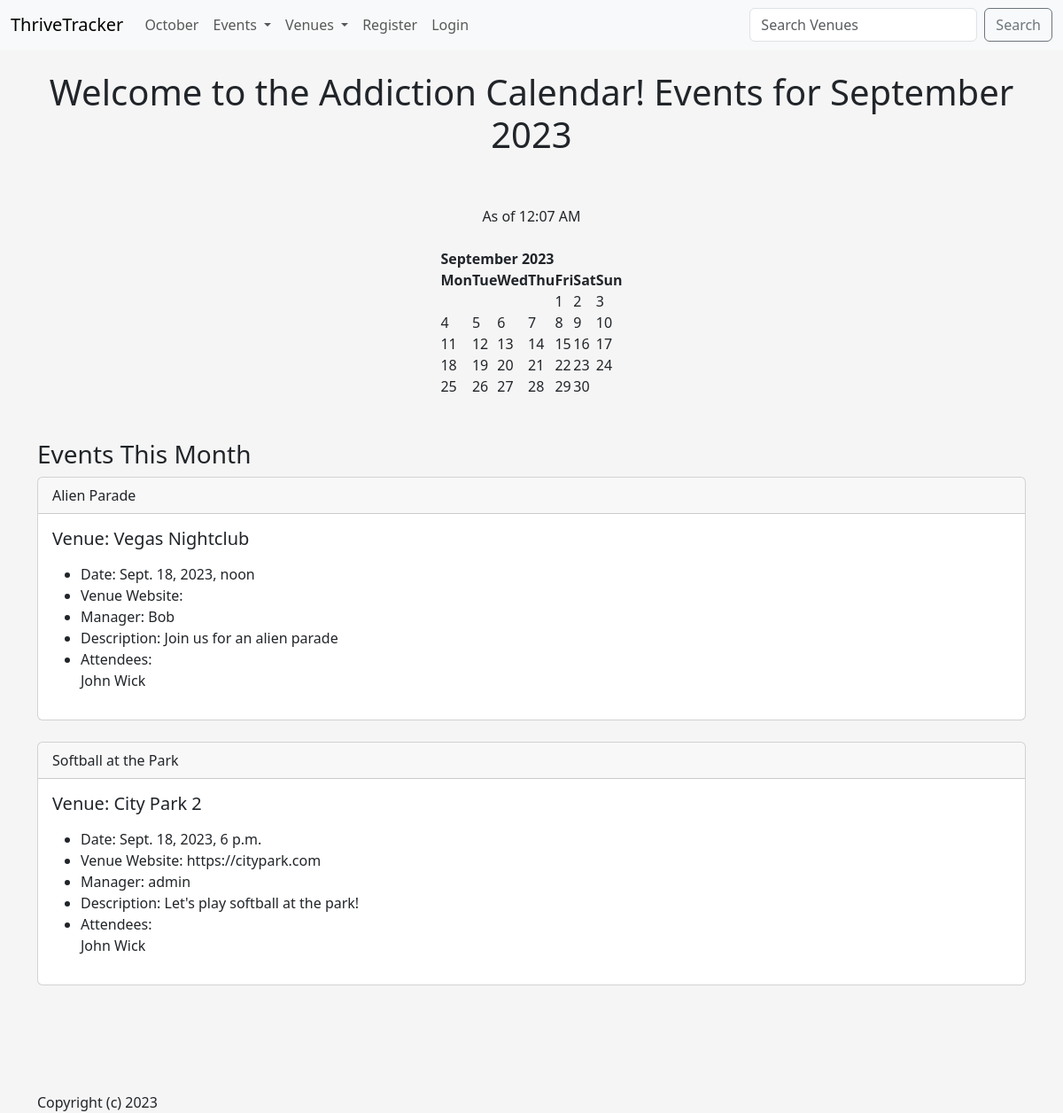
The page / on the database its author committed.
### addiction_calendar/models.py (models this page shows, shortened)
class Event(models.Model):
    name = models.CharField('Event Name', max_length=200)
    event_date = models.DateTimeField('Event Date')
    venue = models.ForeignKey(Venue, blank=True, null=True, on_delete=models.CASCADE)
    manager = models.ForeignKey(User, blank = True, null = True, on_delete=models.SET_NULL)
    description = models.TextField('Event Description', blank=True)
    attendees = models.ManyToManyField(ThriveTrackerUser, blank=True)
    approved = models.BooleanField('Aprroved', default=False)
    def __str__(self):
        return self.name

class Venue(models.Model):
    name = models.CharField('Venue Name', max_length=200)
    address = models.CharField('Venue Address', max_length=300)
    zip_code = models.CharField('Venue Zip Code', max_length=15)
    phone = models.CharField('Venue Phone', max_length=20, blank=True)
    web = models.URLField('Venue Website', blank=True)
    email_address = models.EmailField('Venue Email', blank=True)
    owner = models.IntegerField('Venue Owner', blank=False, default = 1)
    venue_image = models.ImageField('Venue Image', upload_to='images/', blank=True, null=True)
    def __str__(self):
        return self.name

class ThriveTrackerUser(models.Model):
    first_name = models.CharField('First Name', max_length=200)
    last_name = models.CharField('Last Name', max_length=200)
    username = models.CharField('Username', max_length=200)
    email = models.EmailField('Email Address')
    def __str__(self):
        return self.first_name + ' ' + self.last_name

### addiction_calendar/views.py (the view)
# urls.py: path('', views.home, name="home"),
def home(request, year=datetime.now().year, month=datetime.now().strftime('%B')):
    name = "Addiction Calendar"
    month = month.capitalize()
    month_number = list(calendar.month_name).index(month)
    month_number = int(month_number)
    cal = HTMLCalendar().formatmonth(year, month_number)
    now = datetime.now()
    current_year = now.year
    event_list = Event.objects.filter(
        event_date__year = year,
        event_date__month = month_number,
    )
    current_time = now.strftime("%I:%M %p")
    return render(request, 'addiction_events/home.html', {
        'name': name,
        'year': year,
        'month': month,
        'month_number': month_number,
        'cal': cal,
        'current_year': current_year,
        'current_time': current_time,
        'event_list': event_list,
        })

### addiction_calendar/templates/addiction_events/home.html (shortened to what this page needs)
{% extends 'addiction_events/base.html' %}
{% block content %}
    <center>
        <h1>Welcome to the {{name}}! Events for {{month}} {{year}}</h1>
        <br/><br/>
        As of {{ current_time }}
        <br/><br/>
        {{ cal|safe }}
        <br/><br/>
    </center>
        <h3> Events This Month</h3>
        {% if event_list %}
            {% for event in event_list %}
            <div class="card">
                <div class="card-header">
                    {{ event }}
                </div>
                <div class="card-body">
                  <h5 class="card-title">Venue: {{ event.venue }}</h5>
                  <p class="card-text">
                    <ul>
                        <li>Date: {{ event.event_date }}</li>
                        <li>Venue Website: {{ event.venue.web }}</li>
                        <li>Manager: {{ event.manager }}</li>
                        <li>Description: {{ event.description }}</li>
                        <li>Attendees:
                            <br/>
                        {% for user in event.attendees.all %}
                             {{ user }}
                             <br/>
                        {% endfor %}
                        </li>
                    </ul>
                </p>
              </div>
            </div>
            <br/>
            {% endfor %}
        {% else %}
        <center>
        Sorry! No events this month.
        {% endif %}
        <br/><br/><br/><br/>
        Copyright (c) {{ current_year }}
{% endblock %}

### addiction_calendar/templates/addiction_events/base.html (style rules this page uses)
body { background: #f5f5f5; }

### rows shown on the page
Event: name "Alien Parade", venue "Vegas Nightclub", event_date "Sept. 18, 2023, noon", manager "Bob", description "Join us for an alien parade"
ThriveTrackerUser: first_name+last_name "John Wick"
Event: name "Softball at the Park", venue "City Park 2", event_date "Sept. 18, 2023, 6 p.m.", venue.web "https://citypark.com", manager "admin", description "Let's play softball at the park!"

### other values the page prints
{{ name }} "Addiction Calendar"
{{ month }} "September"
{{ cal|safe }} "September 2023 Mon Tue Wed Thu Fri Sat Sun 1 2 3 4 5 6 7 8 9 10 11 12 13 14 15 16 17 18 19 20 21 22 23 24 25 26 27 28 29 30"
